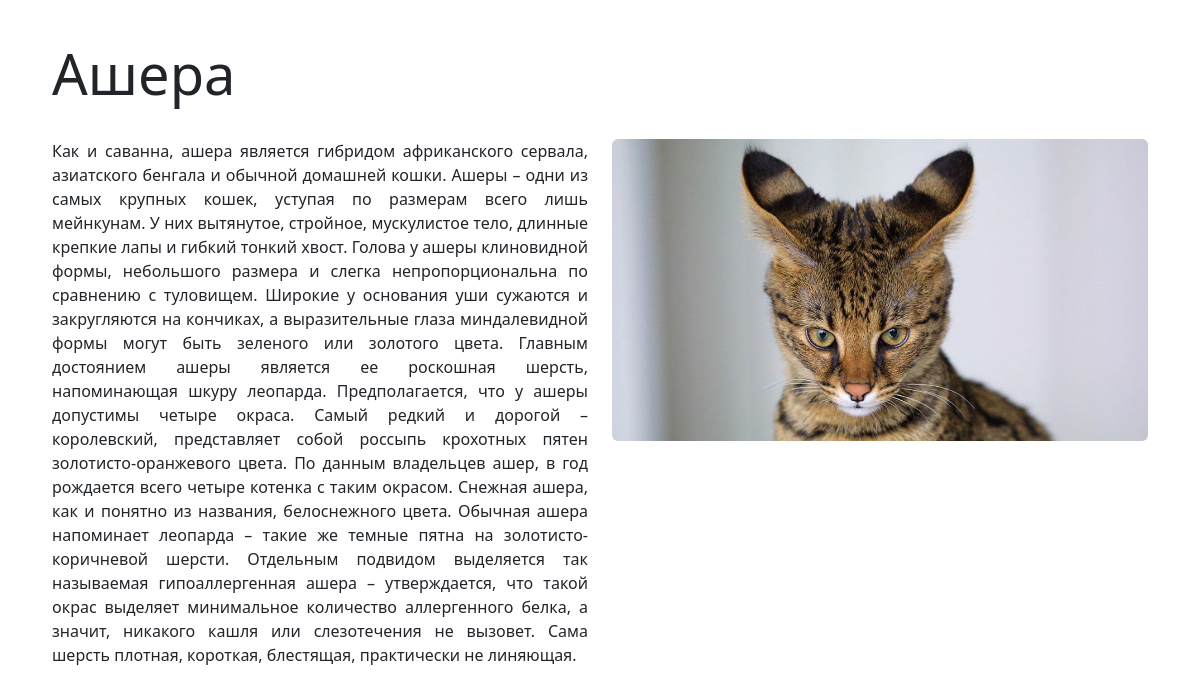
/about/13, run on the app's committed database.
### cats/models.py (models this page shows, shortened)
class Cat(models.Model):
    name = models.CharField(max_length=100, verbose_name='Порода', unique=True)
    description = models.TextField(verbose_name='Описание')
    photo = models.ImageField(upload_to='cats_photoes', verbose_name='Фото', blank=True, null=True)
    slug = models.SlugField(verbose_name='Слаг', editable=False)
    class Meta:
        ordering = ['name']
        verbose_name = 'Котик'
        verbose_name_plural = 'Котики'

### cats/views.py (the view)
# urls.py: path('about/<int:cat_id>', views.about, name='about'),
def about(request, cat_id):
    cat = get_object_or_404(Cat, pk=cat_id)
    return render(request, 'about.html', {'cat': cat})

### cats/templates/about.html (shortened to what this page needs)
{% extends 'base.html' %}
{% block header %}
    {{cat.name}}
{% endblock %}
{% block content %}
    <div class="row">
        <div class="col-md-6">
            <div class="description">{{cat.description}}</div>
        </div>
        <div class="col-md-6">
            <img src="{{cat.photo.url}}" alt="" class="figure-img img-fluid rounded">
        </div>
    </div>
{% endblock %}

### cats/static/style.css (style rules this page uses)
.description { text-align: justify; }

### data on the page
Cat: name "Ашера", description "Как и саванна, ашера является гибридом африканского сервала, азиатского бенгала и обычной домашней кошки. Ашеры – одни из самых крупных кошек, уступая по размерам всего лишь мейнкунам. У них вытянутое, стройное, мускулистое тело, длинные крепкие лапы и гибкий тонкий хвост. Голова у ашеры клиновидной формы, небольшого размера и слегка непропорциональна по сравнению с туловищем. Широкие у основания уши сужаются и закругляются на кончиках, а выразительные глаза миндалевидной формы могут быть зеленого или золотого цвета. Главным достоянием ашеры является ее роскошная шерсть, напоминающая шкуру леопарда. Предполагается, что у ашеры допустимы четыре окраса. Самый редкий и дорогой – королевский,…", photo (picture)
